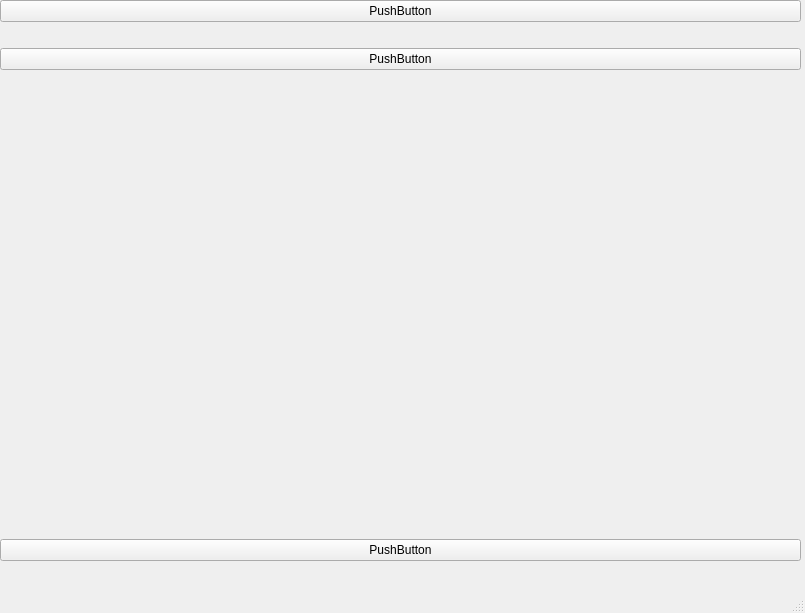
<?xml version="1.0" encoding="UTF-8"?>
<ui version="4.0">
 <class>MainWindow</class>
 <widget class="QMainWindow" name="MainWindow">
  <property name="geometry">
   <rect>
    <x>0</x>
    <y>0</y>
    <width>805</width>
    <height>613</height>
   </rect>
  </property>
  <property name="windowTitle">
   <string>MainWindow</string>
  </property>
  <widget class="QWidget" name="centralwidget">
   <widget class="QWidget" name="verticalLayoutWidget">
    <property name="geometry">
     <rect>
      <x>0</x>
      <y>0</y>
      <width>801</width>
      <height>561</height>
     </rect>
    </property>
    <layout class="QVBoxLayout" name="verticalLayout">
     <item>
      <widget class="QPushButton" name="pushButton_2">
       <property name="text">
        <string>PushButton</string>
       </property>
      </widget>
     </item>
     <item>
      <spacer name="horizontalSpacer">
       <property name="orientation">
        <enum>Qt::Horizontal</enum>
       </property>
       <property name="sizeHint" stdset="0">
        <size>
         <width>40</width>
         <height>20</height>
        </size>
       </property>
      </spacer>
     </item>
     <item>
      <widget class="QPushButton" name="pushButton_3">
       <property name="text">
        <string>PushButton</string>
       </property>
      </widget>
     </item>
     <item>
      <spacer name="verticalSpacer">
       <property name="orientation">
        <enum>Qt::Vertical</enum>
       </property>
       <property name="sizeHint" stdset="0">
        <size>
         <width>20</width>
         <height>40</height>
        </size>
       </property>
      </spacer>
     </item>
     <item>
      <widget class="QPushButton" name="pushButton">
       <property name="text">
        <string>PushButton</string>
       </property>
      </widget>
     </item>
    </layout>
   </widget>
  </widget>
  <widget class="QMenuBar" name="menubar">
   <property name="geometry">
    <rect>
     <x>0</x>
     <y>0</y>
     <width>805</width>
     <height>26</height>
    </rect>
   </property>
  </widget>
  <widget class="QStatusBar" name="statusbar"/>
 </widget>
 <resources/>
 <connections/>
</ui>
